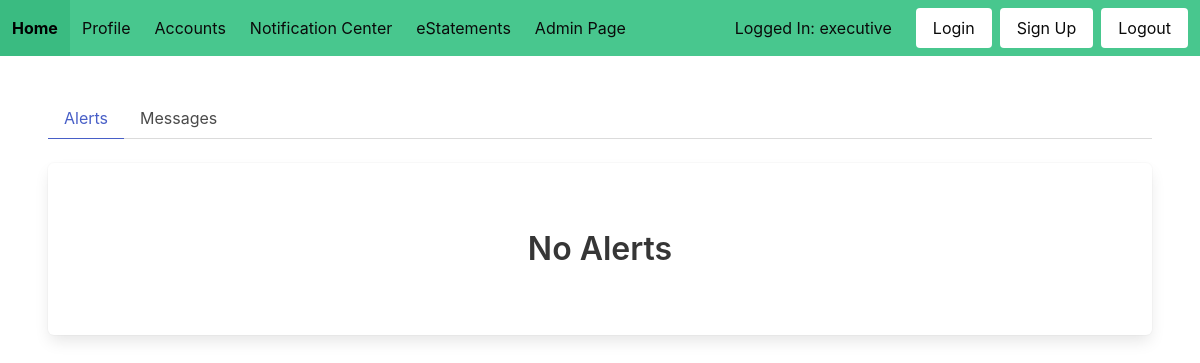
/alerts/ (signed in), run on an earlier commit of the app's database.
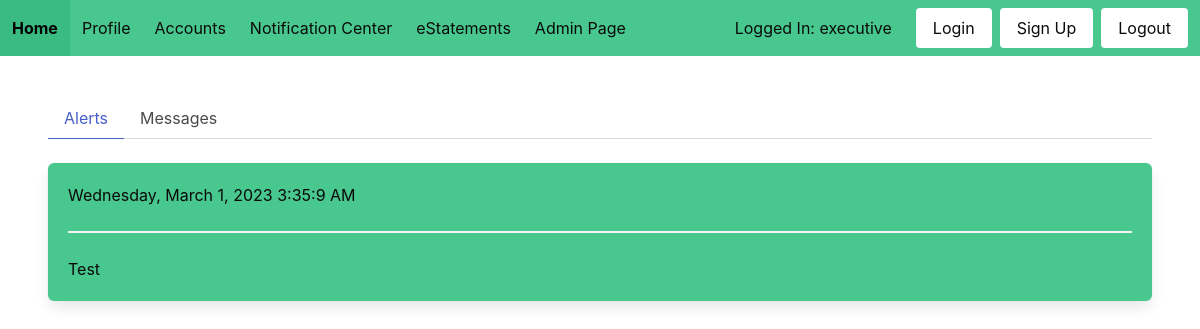
And on a later commit of the database.
### models.py (models this page shows)
class Alerts(db.Model):
    id = db.Column(db.Integer, primary_key=True)
    date = db.Column(db.DateTime, server_default=func.now())
    content = db.Column(db.String(5000))

### main.py (the view)
@main.route('/alerts/')
@login_required
def alerts():
    alerts = get_alerts()
    return render_template('alerts.html', alerts=alerts)

### app.py (called while the page is built)
def create_app():
    app = Flask(__name__)
    cf = open('app_config.json', 'r')
    config = json.load(cf)
    cf.close()
    app.config['SECRET_KEY'] = config['SECRET_KEY']
    app.config['SQLALCHEMY_DATABASE_URI'] = config['SQLALCHEMY_DATABASE_URI']
    app.config['PROJECT_ROOT'] = Path(os.path.realpath(os.path.dirname(__file__)))
    db.init_app(app)
    from auth import auth
    app.register_blueprint(auth)
    from main import main
    app.register_blueprint(main)
    from admin import admin
    app.register_blueprint(admin)
    login_manager = LoginManager()
    login_manager.login_view = 'auth.login'
    login_manager.init_app(app)
    from models import User
    @login_manager.user_loader
    def load_user(id):
        return User.query.get(int(id))
    return app

### utils.py (called while the page is built)
def get_alerts():
    alerts = Alerts.query.all()
    res = []
    for alert in alerts:
        formatted = {}
        formatted['date'] = format_date(alert.date)
        formatted['content'] = alert.content
        res.append(formatted)
    return res

### templates/alerts.html (shortened to what this page needs)
{% extends "base.html" %}
{% block content %}
<div class="tabs">
    <ul>
        <li class="is-active"><a href="{{ url_for('main.alerts') }}">Alerts</a></li>
        <li><a href="{{ url_for('main.messages') }}">Messages</a></li>
    </ul>
</div>
{% if not alerts %}
<div class="box has-text-centered">
    <section class="hero">
        <div class="hero-body">
            <p class="title">No Alerts</p>
        </div>
    </section>
</div>
{% endif %}
{% for alert in alerts %}
<div class="box has-background-success has-text-black">
    <p>{{ alert['date'] }}</p>
    <hr>
    <p>{{ alert['content'] }}</p>
</div>
{% endfor %}
{% endblock %}

### templates/base.html (shortened to what this page needs)
<!DOCTYPE html>
<html>
<head>
    <link rel="stylesheet" href="https://cdnjs.cloudflare.com/ajax/libs/bulma/0.7.2/css/bulma.min.css" />
</head>
<body>
    <nav class="navbar is-success is-fixed-top">
        <div class="navbar-brand is-success">
            <a class="navbar-item has-text-black is-success" href="{{ url_for('main.home') }}">
                <strong>Home</strong>
            </a>
        </div>
        <div class="navbar-menu has-background-success" id="nav-links">
            <div class="navbar-start">
                <a href="{{ url_for('main.profile') }}" class="navbar-item has-text-black">Profile</a>
                <div class="navbar-item has-dropdown is-hoverable">
                    <a class="navbar-link has-text-black is-arrowless">Accounts</a>
                </div>
                <a href="{{ url_for('main.alerts') }}" class="navbar-item has-text-black">Notification Center</a>
                <a href="{{ url_for('main.view_eStatements') }}" class="navbar-item has-text-black">eStatements</a>
                {% if current_user.id == 1 %}
                <a href="{{ url_for('admin.bank_settings') }}" class="navbar-item has-text-black">Admin Page</a>
                {% endif %}
            </div>
            <div class="navbar-end is-success">
                {% if current_user.is_authenticated %}
                <p class="navbar-item has-text-black">Logged In: {{ current_user.username }}</p>
                {% endif %}
                <div class="navbar-item">
                    <div class="buttons">
                        <a href="{{ url_for('auth.login') }}" class="button is-white">Login</a>
                        <a href="{{ url_for('auth.signup') }}" class="button is-white">Sign Up</a>
                        <a href="{{ url_for('auth.logout') }}" class="button is-white">Logout</a>
                    </div>
                </div>
            </div>
        </div>
    </nav>
    <div class="hero-body">
        {% block content %}
        {% endblock %}
    </div>
</body>
</html>

What changed in the data, as far as the page shows it:
added Alerts: date "Wednesday, March 1, 2023 3:35:9 AM", content "Test"
Also different on the page:
text no longer shown: "No Alerts"
